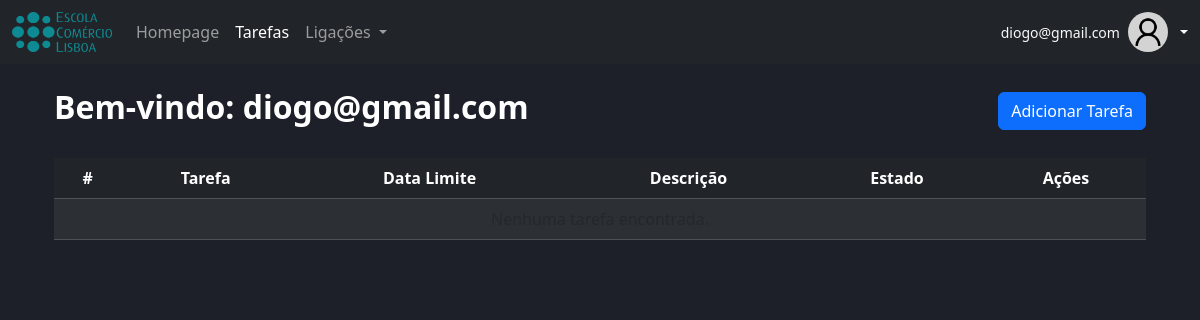
The app's page /tarefas/diogo@gmail.com (signed in), older data.
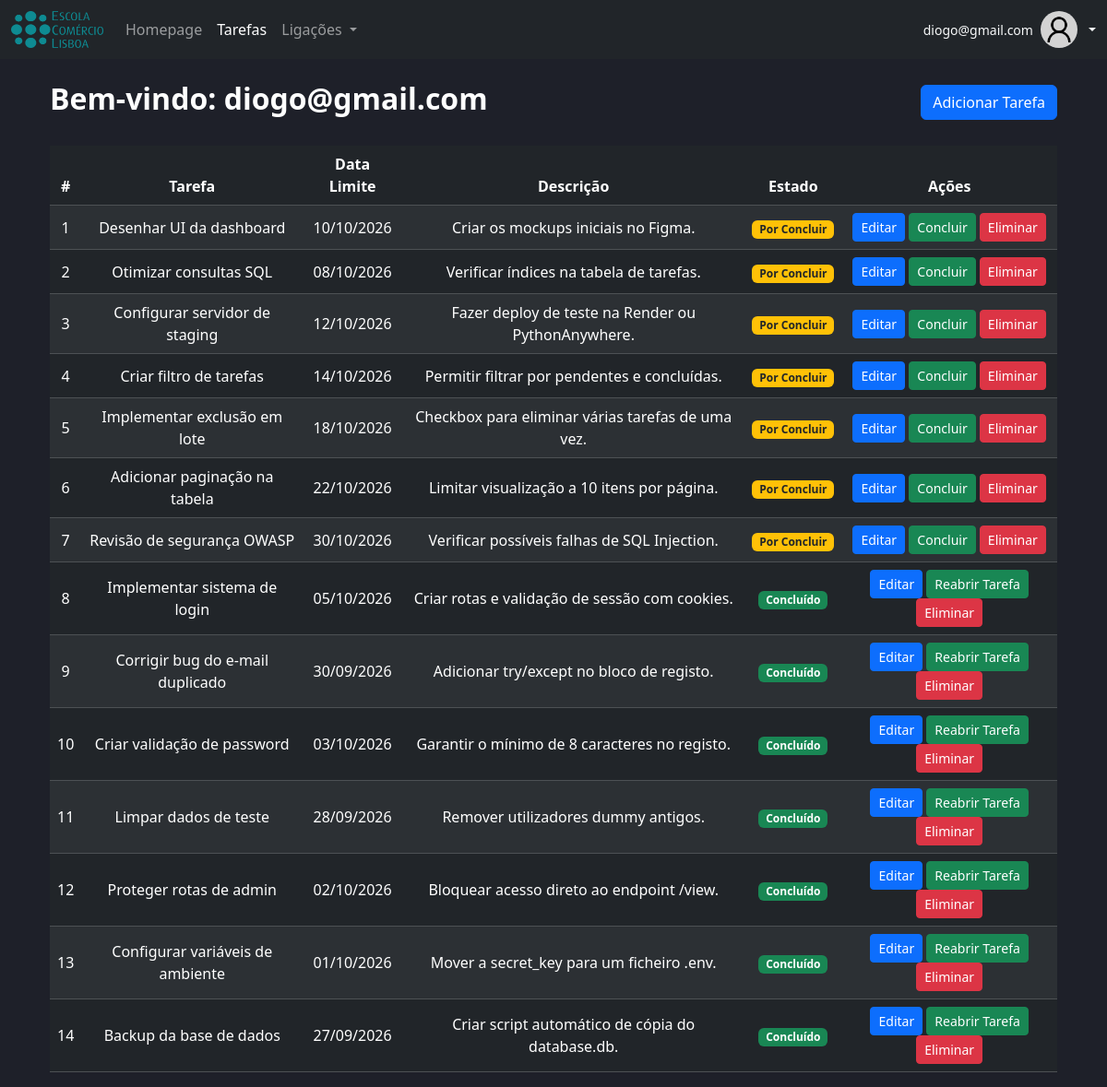
The same page, newer data.
### main.py (models this page shows, shortened)
class Users(db.Model):
    __tablename__ = 'users'
    id = db.Column(db.Integer, primary_key=True, autoincrement=True)
    nome = db.Column(db.String(100), nullable=False)
    email = db.Column(db.String(100), nullable=False, unique=True)
    password = db.Column(db.String(255), nullable=False)
    cargo = db.Column(db.Integer, db.ForeignKey('cargos.id'), nullable=False)

class Tarefas(db.Model):
    __tablename__ = 'tarefas'
    id = db.Column(db.Integer, primary_key=True, autoincrement=True)
    tarefa = db.Column(db.String(100), nullable=False)
    dataLimite = db.Column(db.DateTime)
    descricao = db.Column(db.String(255))
    estado = db.Column(db.Boolean, default=False)
    idUtilizador = db.Column(db.Integer, db.ForeignKey('users.id'), nullable=False)

### main.py (the view, shortened to what this page needs)
@app.route('/tarefas/<email>', methods=['GET', 'POST'])
def tarefas(email):
    if "user" not in session:
        flash("Tem de efetuar o login.")
        return redirect(url_for('login'))
    if session["user"] != email:
        flash("Acesso não autorizado.")
        return redirect(url_for('tarefas', email=session["user"]))
    utilizador = Users.query.filter_by(email=email).first_or_404()
    lista_tarefas = Tarefas.query.filter_by(idUtilizador=utilizador.id).order_by(Tarefas.estado.asc()).all()
    return render_template('tarefas.html', email=utilizador.email, tarefas=lista_tarefas)

### templates/tarefas.html (shortened to what this page needs)
{% extends "base.html" %}
{% block content %}
    <div class="container mt-4">
        <div class="d-flex justify-content-between align-items-center mb-4">
            <h2>Bem-vindo: {{ email }}</h2>
            <button class="btn btn-primary" type="button" data-bs-toggle="modal" data-bs-target="#AdicionarTarefa">
                Adicionar Tarefa
            </button>
        </div>
        <table class="table table-dark table-striped mt-3 align-middle">
            <thead>
                <tr>
                    <th scope="col">#</th>
                    <th scope="col">Tarefa</th>
                    <th scope="col">Data Limite</th>
                    <th scope="col">Descrição</th>
                    <th scope="col">Estado</th>
                    <th>Ações</th>
                </tr>
            </thead>
            <tbody>
    {% for t in tarefas %}
    <tr>
        <td>{{ loop.index }}</td>
        <td>{{ t.tarefa }}</td>
        <td>
            {% if t.dataLimite and t.dataLimite.strftime %}
                {{ t.dataLimite.strftime('%d/%m/%Y') }}
            {% else %}
                <span class="text-muted"></span>
            {% endif %}
        </td>
        <td>{{ t.descricao or '' }}</td>
        <td>
            {% if t.estado %}
                <span class="badge bg-success">Concluído</span>
            {% else %}
                <span class="badge bg-warning text-dark">Por Concluir</span>
            {% endif %}
        </td>
        <td>
            <button class="btn btn-sm btn-primary" data-bs-toggle="modal" data-bs-target="#modalEditar{{ t.id }}">
                Editar
            </button>
            <a href="{{ url_for('concluir_tarefa', id=t.id) }}" class="btn btn-sm btn-success">
                {% if t.estado %}Reabrir Tarefa{% else %}Concluir{% endif %}
            </a>
            <button class="btn btn-sm btn-danger" data-bs-toggle="modal" data-bs-target="#modalEliminar{{ t.id }}">
                Eliminar
            </button>
        </td>
    </tr>
    {% else %}
    <tr>
        <td colspan="6" class="text-center text-muted">Nenhuma tarefa encontrada.</td>
    </tr>
    {% endfor %}
</tbody>
        </table>
    </div>
{% endblock %}

### templates/base.html (shortened to what this page needs)
<!DOCTYPE html>
<html lang="pt">
<head>
    <link href="https://cdn.jsdelivr.net/npm/bootstrap@5.3.3/dist/css/bootstrap.min.css" rel="stylesheet">
    <link rel="stylesheet" type="text/css" href="{{ url_for('static', filename='style.css') }}">
</head>
<body>
    <nav class="navbar navbar-expand-lg bg-dark" data-bs-theme="dark">
        <div class="container-fluid">
            <a href="https://escolacomerciolisboa.pt/">
                <img class="me-3 my-1" src="{{ url_for('static', filename='logoEcl.png') }}" alt="Logo Escola de Comercio de Lisboa" height="40">
            </a>
            <div class="collapse navbar-collapse" id="navbarSupportedContent">
                <ul class="navbar-nav me-auto mb-2 mb-lg-0">
                    <li class="nav-item">
                        <a class="nav-link {% if request.endpoint == 'index' %}active{% endif %}" href="{{ url_for('index') }}">Homepage</a>
                    </li>
                    <li class="nav-item">
                        {% if session.get('user') %}
                            <a class="nav-link {% if request.endpoint == 'tarefas' %}active{% endif %}" href="{{ url_for('tarefas', email=session.get('user')) }}">Tarefas</a>
                        {% else %}
                            <a class="nav-link" href="{{ url_for('login') }}">Tarefas</a>
                        {% endif %}
                    </li>
                    <li class="nav-item dropdown">
                        <a class="nav-link dropdown-toggle" href="#" id="navbarDropdown" role="button" data-bs-toggle="dropdown" aria-expanded="false">
                            Ligações
                        </a>
                    </li>
                </ul>
                <ul class="navbar-nav d-flex align-items-center">
                    <li class="nav-item dropdown">
                        <a class="nav-link dropdown-toggle d-flex align-items-center text-light gap-2 p-0" href="#" id="UserDropdown" role="button" data-bs-toggle="dropdown" aria-expanded="false">
                            {% if session.get('user') %}
                                <span class="small">{{ session.get('user') }}</span>
                            {% endif %}
                            <img class="rounded-pill" src="{{ url_for('static', filename='userlogo.png') }}" style="width: 40px; height: 40px; background-color: lightgrey; object-fit: cover;" alt="User Logo">
                        </a>
                    </li>
                </ul>
            </div>
        </div>
    </nav>
    <div class="container mt-4">
        {% block content %}
        {% endblock %}
    </div>
</body>
</html>

### static/style.css (style rules this page uses)
body { font-family: 'Segoe UI', Roboto, Helvetica, Arial, sans-serif; background-color: #1e2029; color: #e0e6ed; text-align: center; }
h1, h2, h3, h4 { color: #ffffff; font-weight: 600; text-align: center; }
img { width: 100px; }

Row changes from the older to the newer data that the page shows:
added Tarefas: tarefa "Desenhar UI da dashboard", dataLimite "10/10/2026", descricao "Criar os mockups iniciais no Figma.", estado "Por Concluir"
added Tarefas: tarefa "Otimizar consultas SQL", dataLimite "08/10/2026", descricao "Verificar índices na tabela de tarefas.", estado "Por Concluir"
added Tarefas: tarefa "Configurar servidor de staging", dataLimite "12/10/2026", descricao "Fazer deploy de teste na Render ou PythonAnywhere.", estado "Por Concluir"
added Tarefas: tarefa "Criar filtro de tarefas", dataLimite "14/10/2026", descricao "Permitir filtrar por pendentes e concluídas.", estado "Por Concluir"
added Tarefas: tarefa "Implementar exclusão em lote", dataLimite "18/10/2026", descricao "Checkbox para eliminar várias tarefas de uma vez.", estado "Por Concluir"
added Tarefas: tarefa "Adicionar paginação na tabela", dataLimite "22/10/2026", descricao "Limitar visualização a 10 itens por página.", estado "Por Concluir"
added Tarefas: tarefa "Revisão de segurança OWASP", dataLimite "30/10/2026", descricao "Verificar possíveis falhas de SQL Injection.", estado "Por Concluir"
added Tarefas: tarefa "Implementar sistema de login", dataLimite "05/10/2026", descricao "Criar rotas e validação de sessão com cookies.", estado "Concluído"
added Tarefas: tarefa "Corrigir bug do e-mail duplicado", dataLimite "30/09/2026", descricao "Adicionar try/except no bloco de registo.", estado "Concluído"
added Tarefas: tarefa "Criar validação de password", dataLimite "03/10/2026", descricao "Garantir o mínimo de 8 caracteres no registo.", estado "Concluído"
added Tarefas: tarefa "Limpar dados de teste", dataLimite "28/09/2026", descricao "Remover utilizadores dummy antigos.", estado "Concluído"
added Tarefas: tarefa "Proteger rotas de admin", dataLimite "02/10/2026", descricao "Bloquear acesso direto ao endpoint /view.", estado "Concluído"
added Tarefas: tarefa "Configurar variáveis de ambiente", dataLimite "01/10/2026", descricao "Mover a secret_key para um ficheiro .env.", estado "Concluído"
added Tarefas: tarefa "Backup da base de dados", dataLimite "27/09/2026", descricao "Criar script automático de cópia do database.db.", estado "Concluído"
